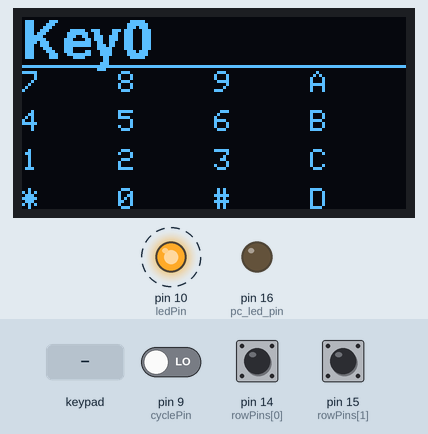
Recording of a program running on a simulated SparkFun Pro Micro, built with avr-gcc and run on an emulated ATmega32U4. On the bench: 128×64 one-colour display, output pins drawn as LEDs (lit = HIGH). Dashed ring = blinking. The inputs (shaded band) are chosen by the test bench; at power-on: pin 9 (cyclePin) LOW, pin 14 (rowPins[0]) HIGH, pin 15 (rowPins[1]) HIGH. Sleep ends after the set time or at an interrupt; USB keyboard and mouse output is not drawn; what the program prints to the serial monitor is not drawn.

Above: at 7.1 s.
8.2 s: pin 9 (cyclePin) driven HIGH
At 9.0 s:
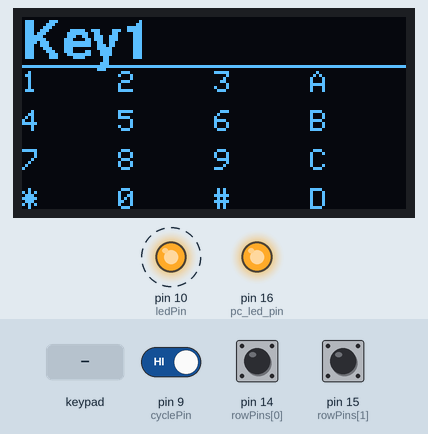
10.6 s: pin 14 (rowPins[0]) pulled LOW for 0.15 s
At 10.78 s:
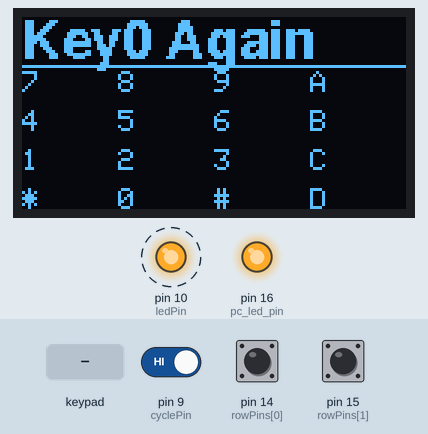
11.3 s: pin 15 (rowPins[1]) pulled LOW for 0.15 s
At 11.47 s:
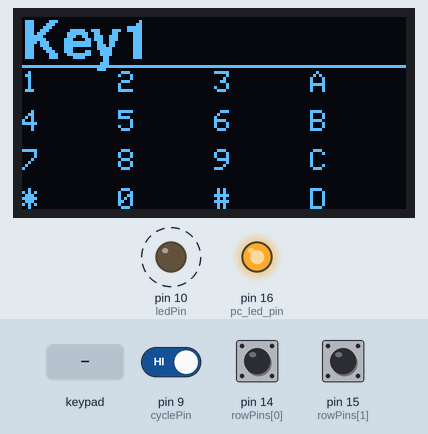
12.0 s: pin 9 (cyclePin) driven LOW
At 13.0 s:
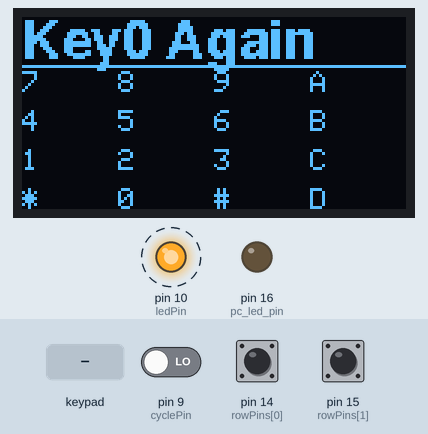
14.6 s: key '1' pressed
At 22.9 s:
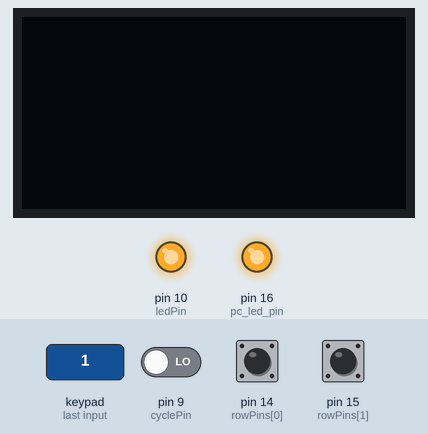
23.2 s: pin 14 (rowPins[0]) pulled LOW for 1 s
At 23.46 s:
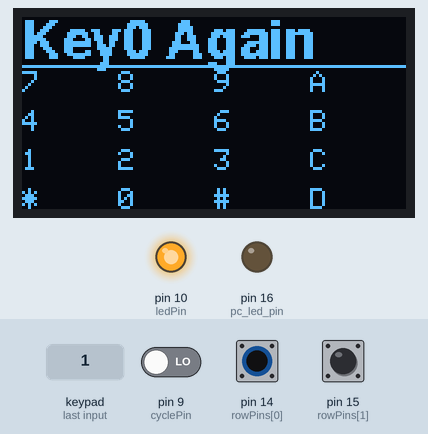
Timing chart, 0 to 27.2 s (numbered marks = the images above; inputs shaded):
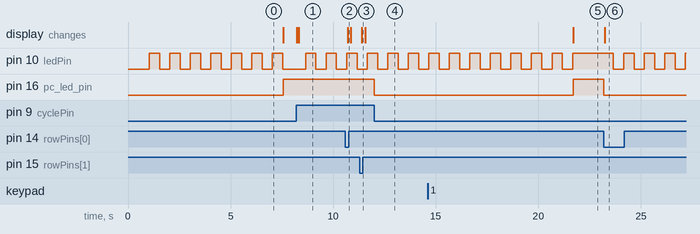

The program:

main.cpp
```cpp
#include <Arduino.h>

#include "keypadLayouts.h"
#include "sleep.h"
#include "oled.h"

Oled* Blumbo_oled;
KeypadLayouts* layouts;

void setup(){
  Serial.begin(9600);

  Blumbo_oled = new Oled;
  layouts = new KeypadLayouts(Blumbo_oled);
  disableModules();
  setupPCInt();
  setupTimer1Int();
  setupKeypad();

  layouts->initOled();

  // Debugging
  num_sec = 0;
  pinMode(ledPin, OUTPUT);
  pinMode(cyclePin, INPUT);
}

void loop(){
  if (cycle){ // Cycle has been pressed, PCINT fired
    delay(50);
    cycle = false;
    layouts->cycle();

  }

  if (num_sec >= 15){ // If no key has been pressed for >5s
    // TODO: Disable the OLED before sleeping
    layouts->sleepOled();

    // Put system to sleep
    sleepKeypad();

    // TODO: Wake up the OLED again
    layouts->initOled();
  }
  else{
    // put your main code here, to run repeatedly:
    char key = keypad.getKey();
    delay(50); // overcome any debounce delays built into the keypad library
    // Serial.print("Looped");

    if (!key){
      Serial.print("No key");
      // sleepKeypadPins();
      // goToSleep();
    }
    else{
      Serial.print("Got a key | ");
      Serial.print(key);
      Serial.print(" | ");
      // Serial.print(layouts.layout_idx);
      Serial.print(" | ");
      // Serial.println(layouts.names[layouts.layout_idx]);

      num_sec = 0;
      layouts->funcArr[layouts->layout_idx](key);
    }
  }
}
```

oled.h
```cpp
#ifndef _GUARD_OLED_
#define _GUARD_OLED_

#include <SPI.h>
#include <Wire.h>
#include <Adafruit_GFX.h>
#include <Adafruit_SSD1306.h>

#include "Fonts/FreeSansBold9pt7b.h"

#define SCREEN_WIDTH 128 // OLED display width, in pixels
#define SCREEN_HEIGHT 64 // OLED display height, in pixels

// Declaration for an SSD1306 display connected to I2C (SDA, SCL pins)
// The pins for I2C are defined by the Wire-library.
// On an arduino UNO:       A4(SDA), A5(SCL)
// On an arduino MEGA 2560: 20(SDA), 21(SCL)
// On an arduino LEONARDO:   2(SDA),  3(SCL), ...
#define OLED_RESET     4 // Reset pin # (or -1 if sharing Arduino reset pin)
#define SCREEN_ADDRESS 0x3C ///< See datasheet for Address; 0x3D for 128x64, 0x3C for 128x32
#define TITLE_FONT &FreeSansBold9pt7b

// Adafruit_SSD1306 display(SCREEN_WIDTH, SCREEN_HEIGHT, &Wire, OLED_RESET);


struct Oled{
  Adafruit_SSD1306* display;

  Oled();

  // Input should be all capitalised
  // Prints the title for the OLED
  void printTitle(const char*);

  // Adds a new key function in a 4x4 matrix sequentially
  void addKey(const char*);

  void update();
} ;

#endif
```

sleep.h
```cpp
#ifndef SLEEP_GUARD
#define SLEEP_GUARD

#include <Arduino.h>
#include <avr/sleep.h>
#include <Keypad.h>
#include <HID-Project.h>

// number of items in an array
#define NUMITEMS(arg) ((unsigned int) (sizeof (arg) / sizeof (arg [0])))

/* ****************************************************
   CONFIGURE KEYPAD FOR THE SPECIFIC KEYPAD IN CPP FILE
   **************************************************** */

extern boolean cycle;

extern const byte ledPin;
extern const byte cyclePin;

extern boolean toggle0;
extern int counter;
extern int num_sec;

// TESTING STUFF
extern int num_keys;
extern boolean awake;

extern Keypad keypad;

void setupKeypad();
void detachUSB();
void setupPCInt();
void enablePCInt();
void disablePCInt();
void setupTimer1Int();
void initialiseKeypadPins();
void sleepKeypadPins();
void goToSleep();
void disableModules();
void sleepKeypad();

ISR(PCINT0_vect);
ISR(TIMER1_COMPA_vect);

#endif
```

oled.cpp
```cpp
#include "oled.h"

Oled::Oled(){
  // SSD1306_SWITCHCAPVCC = generate display voltage from 3.3V internally
  display = new Adafruit_SSD1306(SCREEN_WIDTH, SCREEN_HEIGHT, &Wire, OLED_RESET);
  if(!display->begin(SSD1306_SWITCHCAPVCC, SCREEN_ADDRESS)) {
    Serial.println(F("SSD1306 allocation failed"));
    for(;;); // Don't proceed, loop forever
  }
  display->clearDisplay();
  printTitle("BlumboPad v1");
}

void Oled::printTitle(const char* title){
  display->setCursor(0,7);
  display->setFont(TITLE_FONT);
  display->clearDisplay();
  display->setTextSize(1);
  display->setTextColor(WHITE);

  String str_title = title;
  if (strlen(title) > 13){
    display->println(str_title.substring(0, 12));
  }
  else{
    display->println(title); // Max 11 characters long
  }

  // Reset the font and move the cursor down
  display->setFont(NULL);
  display->setCursor(0, display->getCursorY() - 11 );

  // Underscore the Title
  display->drawLine(0, display->getCursorY()-2, SCREEN_WIDTH, display->getCursorY()-2, SSD1306_WHITE);

  // display->display();
}

void Oled::addKey(const char* key){
  // This function writes another key onto the OLED.
  // Then move the cursor across to fill 4 rows.
  // Check if end of row, if so, move cursor to next row.
  display->print(key);

  // 32 pixels per key
  byte curr_col = display->getCursorX()/(SCREEN_WIDTH/4);
  if (curr_col == 3){
    // Need to move to next row
    display->setCursor(0, display->getCursorY() + 13);
  }
  else{
    // Need to move to next col
    display->setCursor((curr_col+1) * SCREEN_WIDTH/4, display->getCursorY());
  }
  // display->display();
}

void Oled::update(){
  display->display();
}
```

sleep.cpp
```cpp
#include <Arduino.h>
#include "sleep.h"

/* ***************************************
   CONFIGURE BELOW FOR THE SPECIFIC KEYPAD
   *************************************** */
const byte ROWS = 4; //four rows
const byte COLS = 4; //three columns
byte rowPins[ROWS] = {14, 15, 18, 19}; //connect to the row pinouts of the keypad
byte colPins[COLS] = {7, 6, 5, 4}; //connect to the column pinouts of the keypad
char keys[ROWS][COLS] = {
  {'1', '4', '7', '*'},
  {'2', '5', '8', '0'},
  {'3', '6', '9', '#'},
  {'a', 'b', 'c', 'd'}
};
/* ***************************************
   CONFIGURE ABOVE FOR THE SPECIFIC KEYPAD
   *************************************** */

boolean cycle = false;

const byte ledPin = 10;
const byte cyclePin = 9;
boolean toggle0 = 0;
int counter = 0;
int num_sec = 0;

int pc_led_pin = 16;

// TESTING STUFF
int num_keys = 0;
boolean awake = true;

Keypad keypad = Keypad( makeKeymap(keys), rowPins, colPins, ROWS, COLS );

void setupKeypad(){
  Keyboard.begin();
}

void detachUSB(){
  // disable the USB
  USBCON |= _BV(FRZCLK);  //freeze USB clock
  PLLCSR &= ~_BV(PLLE);   // turn off USB PLL
  USBCON &= ~_BV(USBE);   // disable USB
}

void setupPCInt(){
  pinMode(pc_led_pin, OUTPUT);
  digitalWrite(pc_led_pin, LOW);

  PCMSK0 |= _BV(PCINT1);  // pin 15
  PCMSK0 |= _BV(PCINT3);  // pin 14

  //////////////////////////////////
  PCMSK0 |= _BV(PCINT5);  // pin 9 - for debugging cycle button

  PCICR |= (1 << PCIE0);  // Disable PCINT
  PCIFR  |= _BV(PCIF0);   // clear any outstanding interrupts
}

void enablePCInt(){
  digitalWrite(pc_led_pin, HIGH);
  Serial.print("Enable PCINT: ");
  PCIFR  |= _BV(PCIF0);   // clear any outstanding interrupts
  // PCICR = 1;   // enable pin change interrupts
  PCMSK0 |= _BV(PCINT1) | _BV(PCINT3);
  Serial.println(PCICR, BIN);
}

void disablePCInt(){
  digitalWrite(pc_led_pin, LOW);
  Serial.print("Disable PCINT: ");
  // PCICR = 0;   // disable pin change interrupts
  PCMSK0 &= ~(_BV(PCINT1) | _BV(PCINT3));
  Serial.println(PCICR, BIN);
}

//set timer1 to interrupt at 2kHz
void setupTimer1Int(){
  cli();  //stop interrupts

  TCCR1A = 0; // set entire TCCR0A register to 0
  TCCR1B = 0; // same for TCCR0B
  TCNT1  = 0; //initialize counter value to 0
  // set compare match register for 2khz increments
  OCR1A = 62;  // = (8*10^6) / (2000*64) - 1 (must be <256)
  // Turn on CTC mode & Set bits for 64 prescaler
  TCCR1B |= (1 << CS11) | (1 << CS10) | (1 << WGM12);
  // enable timer compare interrupt
  TIMSK1 |= (1 << OCIE1A);

  sei();//allow interrupts
}

void initialiseKeypadPins(){
  Serial.println("Initialise keypad");
  byte i;

  // go back to all pins as per the keypad library
  // Set all cols to OUTPUT and HIGH
  for (i = 0; i < NUMITEMS(colPins); i++){
    pinMode(colPins [i], OUTPUT);
    digitalWrite(colPins [i], HIGH);
  }  // end of for each column

  // Set all rows to INPUT and HIGH
  for (i = 0; i < NUMITEMS(rowPins); i++){
    pinMode(rowPins[i], INPUT);
    digitalWrite(rowPins [i], HIGH);
  }   // end of for each row

}  // end of reconfigurePins

void sleepKeypadPins(){
  Serial.print("Sleep keypad | PCINT: ");
  Serial.println(PCICR, BIN);

  byte i;

  // set up to detect a keypress
  // Set all columns to LOW and OUTPUT
  for (i = 0; i < NUMITEMS(colPins); i++){
    pinMode(colPins[i], OUTPUT);
    digitalWrite(colPins[i], LOW);
  }

  // Set all rows to HIGH and INPUT
  for (i = 0; i < NUMITEMS(rowPins); i++){
    pinMode(rowPins [i], INPUT);
    digitalWrite(rowPins[i], HIGH);
  }  // end of for each row

  // now check no pins pressed (otherwise we wake on a key release)
  for (i = 0; i < NUMITEMS(rowPins); i++){
    if (digitalRead(rowPins[i]) == LOW){
      Serial.println("Wake on release!");
      initialiseKeypadPins();
      return;
    } // end of a pin pressed
  }  // end of for each row
}

void goToSleep(){
  // at this point, pressing a key should connect the high in the row to the
  // to the low in the column and trigger a pin change

  byte old_PRR0 = PRR0;
  byte old_PRR1 = PRR1;
  // Serial.println(PRR0, BIN);
  // Serial.println(PRR1, BIN);
  // delay(100);  // Delay here so that above print statements work

  // disable ADC to save power
  // byte old_ADCSRA = ADCSRA;
  // ADCSRA = 0;

  // Detach USB
  Serial.flush();
  // delay(100);
  detachUSB();

  // delay(100);
  // Configure sleep
  set_sleep_mode(SLEEP_MODE_PWR_DOWN);
  sleep_enable();

  // PRR0 = 0xFF;  // Turn off clock; TIMERS 0 & 1; SPI; ADC
  PRR0 = 0b10001101;
  PRR1 = 0xFF;  // turn off various modules

  // delay(5000);
  // Actually go to sleep here
  sleep_cpu();

  // After wakeup code proceeds from here:
  sleep_disable();
  // delay(100);

  // Reinitiate all modules
  PRR0 = old_PRR0;
  PRR1 = old_PRR1;
  // ADCSRA = old_ADCSRA;

  // Reattach the USB, serial monitor doesn't reconect though...
  USBDevice.attach();
  // delay(1000);
  // Serial.begin(9600);
  // while (!Serial){}

  // Serial.println("Woken up!");
}

void sleepKeypad(){
  // Setup the keypad to wait for any keypress
    sleepKeypadPins();
    enablePCInt();

    goToSleep();
    // initialiseKeypadPins();
}

void disableModules(){
  int PRTIM4 = 4;
  PRR0 |= _BV(PRSPI) | _BV(PRADC);   // Disable SPI, ADC
  PRR1 |= _BV(PRTIM3) | _BV(PRTIM4) | _BV(PRUSART1);  // Disable timers 3,4 & USART
  ADCSRA = 0; // Disable ADC
}

// Pin change ISR
ISR(PCINT0_vect){
  Serial.println(digitalRead(cyclePin) == HIGH);
  if (digitalRead(cyclePin) == HIGH){
    // Increment the keypad
    cycle = true;
  }
  else {
    // Key has been pressed, wake up the system
    // Does this automatically?
    Serial.print("PCINT! Key pressed | ");
    Serial.println(PCICR);
    num_sec = 0;

    disablePCInt();
  }
}

ISR(TIMER1_COMPA_vect){//timer0 interrupt 2kHz toggles pin 8
  // generates pulse wave of frequency 2kHz/2 = 1kHz
  // (takes two cycles for full wave- toggle high then toggle low)
  if(counter < 1984){
    counter++;
  }
  else{
    counter = 0;
    num_sec++;

    // For DEBUG
    Serial.print(num_sec);
    Serial.print(" | ");
    Serial.print(num_keys);
    Serial.print(" | ");
    Serial.print(awake);
    Serial.print(" | ");
    Serial.println(PCICR, BIN);
    if (toggle0){
      digitalWrite(ledPin,HIGH);
      toggle0 = 0;
    }
    else{
      digitalWrite(ledPin,LOW);
      toggle0 = 1;
    }
  }
}
```

keypadLayouts.h
```cpp
#ifndef _KEYPADLAYOUTGUARD_
#define _KEYPADLAYOUTGUARD_

#include <Arduino.h>
#include <Keypad.h>
#include <HID-Project.h>
#include "oled.h"

// Function ptr TYPEDEF for KEYPAD ENTRY -> KEY ACTION -> Output
typedef void(*layoutFunc)(char);

// Function ptr TYPEDEF for KEYPAD ENTRY -> KEY ACTION
typedef void(*keyActFunc)(char);

void key0(char);
void key1(char);
void key2(char);

struct KeyFunc{
  // String to show on OLED of what key is
  char* name;

  // Function pointer for what the keypress will do
  keyActFunc func;

  KeyFunc(char*, keyActFunc);
};

// static KeyFunc* letter;
// static KeyFunc* copy;
// static KeyFunc* paste;
// static KeyFunc* cut;
// static KeyFunc* undo;
// static KeyFunc* redo;

struct Profiles{
  // Name of the profile, title to be shown on OLED
  char* name;

  // Matrix of keys, each with a Func_Name and Func
  KeyFunc* keys;

  // Method to interpret the Table row for a key press
  static void readKeys();
};

struct KeypadLayouts{
  // Function ptr TYPEDEF for OLED displays
  typedef void(KeypadLayouts::*displayFunc)();
  static const byte led0 = 8;   // For debugging
  // static const byte led1 = 3;   // For debugging
  uint8_t layout_idx;
  Oled* _oled;

  void display0();
  void display1();
  void display2();

  /* ******************************************************
     This needs to be changed when adding/deleting profiles
  ****************************************************** */
  static const uint8_t num_layouts = 3;
  char* names[num_layouts] = {"Calc", "Win", "Mac"};
  layoutFunc funcArr[num_layouts] = {key0, key2, key0};
  displayFunc displayArr[num_layouts] = {&KeypadLayouts::display0, &KeypadLayouts::display1, &KeypadLayouts::display2};

  // TODO: Add array of key function strings (Copy, cut, Ret)

  KeypadLayouts(Oled*);
  void cycle();

  void initOled();
  void sleepOled();
};

#endif
```

Source omitted: keypadLayouts.cpp (5287 bytes)

Measured:
- after the input at 8.2 s, pin 10 (ledPin): alternates HIGH for 0.50 s and LOW for 0.50 s, starting after 0.46 s; the display: first changes at once (image 1 shows a later state)
- after the input at 10.6 s, the display: changes after 0.12 s (image 2)
- after the input at 11.3 s, the display: changes after 0.08 s (image 3)
- after the input at 12.0 s, pin 16 (pc_led_pin): HIGH → LOW at once
- after the input at 14.6 s, pin 16 (pc_led_pin): LOW → HIGH after 7.1 s instead of 4.6 s
- after the input at 23.2 s, pin 10 (ledPin): alternates HIGH for 0.50 s and LOW for 0.50 s, starting after 0.46 s; pin 16 (pc_led_pin): HIGH → LOW at once; the display: changes at once (image 6)
- by itself, pin 10 (ledPin): alternates HIGH for 0.50 s and LOW for 0.50 s
